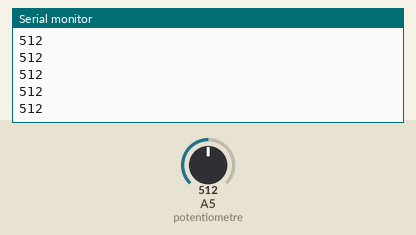
Bench run of a sketch on a simulated Arduino Uno, built with avr-gcc and run on an emulated ATmega328P. Parts: the last lines printed to the serial monitor. The test bench sets the inputs (shaded band); at power-on: A5 (potentiometre) = 512.

Above: at 1.2 s.
1.3 s: A5 (potentiometre) set to 716
At 2.1 s:
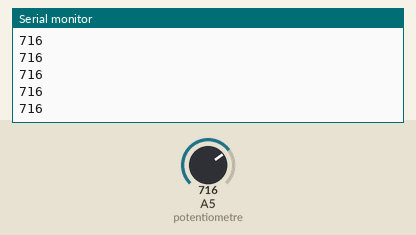
2.8 s: A5 (potentiometre) set to 900
At 3.3 s:
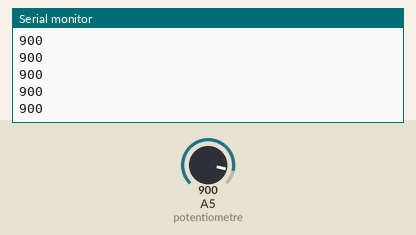
Timing chart, 0 to 5.8 s (numbered marks = the images above; inputs shaded):
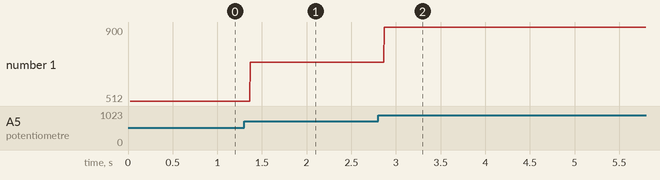

The sketch:

semestre1_td1_exo1.ino
```cpp
const int potentiometre=19;

void setup() {
  // put your setup code here, to run once:
  pinMode(potentiometre, INPUT);

  Serial.begin(9600);

  Serial.println("--- Program started ---");

}

void loop() {
  // put your main code here, to run repeatedly:

  Serial.println(analogRead(potentiometre));

}
```

Measured:
- after the input at 1.3 s, the serial monitor: prints a new line after 0.07 s (image 1)
- after the input at 2.8 s, the serial monitor: prints a new line after 0.07 s (image 2)
- plotted number 1: 512 → 716 after the input at 1.3 s, 716 → 900 after the input at 2.8 s
